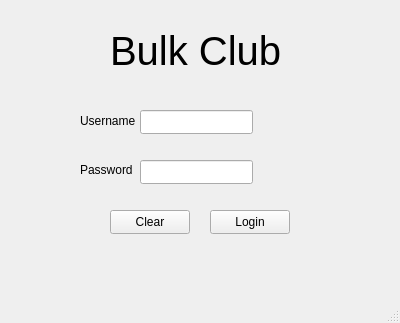
<?xml version="1.0" encoding="UTF-8"?>
<ui version="4.0">
 <class>login</class>
 <widget class="QMainWindow" name="login">
  <property name="geometry">
   <rect>
    <x>0</x>
    <y>0</y>
    <width>400</width>
    <height>323</height>
   </rect>
  </property>
  <property name="maximumSize">
   <size>
    <width>400</width>
    <height>400</height>
   </size>
  </property>
  <property name="windowTitle">
   <string>MainWindow</string>
  </property>
  <widget class="QWidget" name="centralwidget">
   <widget class="QPushButton" name="loginButton">
    <property name="geometry">
     <rect>
      <x>210</x>
      <y>210</y>
      <width>80</width>
      <height>24</height>
     </rect>
    </property>
    <property name="text">
     <string>Login</string>
    </property>
   </widget>
   <widget class="QPushButton" name="clearButton">
    <property name="geometry">
     <rect>
      <x>110</x>
      <y>210</y>
      <width>80</width>
      <height>24</height>
     </rect>
    </property>
    <property name="text">
     <string>Clear</string>
    </property>
   </widget>
   <widget class="QLineEdit" name="userLabel">
    <property name="geometry">
     <rect>
      <x>140</x>
      <y>110</y>
      <width>113</width>
      <height>24</height>
     </rect>
    </property>
   </widget>
   <widget class="QLineEdit" name="passwordLabel">
    <property name="geometry">
     <rect>
      <x>140</x>
      <y>160</y>
      <width>113</width>
      <height>24</height>
     </rect>
    </property>
    <property name="echoMode">
     <enum>QLineEdit::Password</enum>
    </property>
   </widget>
   <widget class="QLabel" name="Username">
    <property name="geometry">
     <rect>
      <x>80</x>
      <y>110</y>
      <width>61</width>
      <height>21</height>
     </rect>
    </property>
    <property name="text">
     <string>Username</string>
    </property>
   </widget>
   <widget class="QLabel" name="Password">
    <property name="geometry">
     <rect>
      <x>80</x>
      <y>160</y>
      <width>61</width>
      <height>20</height>
     </rect>
    </property>
    <property name="text">
     <string>Password</string>
    </property>
   </widget>
   <widget class="QLabel" name="label">
    <property name="geometry">
     <rect>
      <x>110</x>
      <y>30</y>
      <width>181</width>
      <height>41</height>
     </rect>
    </property>
    <property name="font">
     <font>
      <pointsize>30</pointsize>
     </font>
    </property>
    <property name="text">
     <string>Bulk Club</string>
    </property>
   </widget>
  </widget>
  <widget class="QMenuBar" name="menubar">
   <property name="geometry">
    <rect>
     <x>0</x>
     <y>0</y>
     <width>400</width>
     <height>21</height>
    </rect>
   </property>
  </widget>
  <widget class="QStatusBar" name="statusbar"/>
 </widget>
 <resources/>
 <connections>
  <connection>
   <sender>clearButton</sender>
   <signal>clicked()</signal>
   <receiver>login</receiver>
   <slot>buttonClickHandler()</slot>
   <hints>
    <hint type="sourcelabel">
     <x>171</x>
     <y>204</y>
    </hint>
    <hint type="destinationlabel">
     <x>171</x>
     <y>324</y>
    </hint>
   </hints>
  </connection>
  <connection>
   <sender>loginButton</sender>
   <signal>clicked()</signal>
   <receiver>login</receiver>
   <slot>loginButtonClicked()</slot>
   <hints>
    <hint type="sourcelabel">
     <x>247</x>
     <y>199</y>
    </hint>
    <hint type="destinationlabel">
     <x>257</x>
     <y>320</y>
    </hint>
   </hints>
  </connection>
 </connections>
 <slots>
  <slot>buttonClickHandler()</slot>
  <slot>loginButtonClicked()</slot>
 </slots>
</ui>
